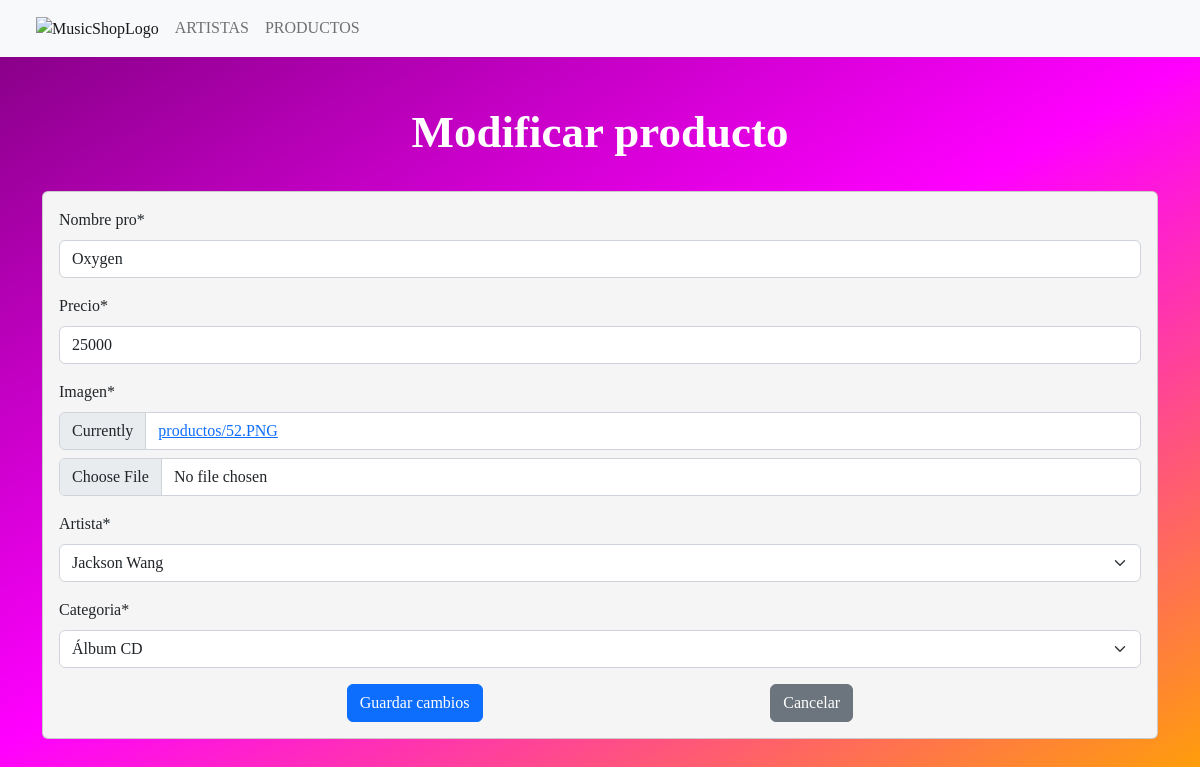
The page /modificar_producto/14 on the database its author committed.
### tienda/models.py (models this page shows, shortened)
class Producto(models.Model):
    nombre_pro = models.CharField(max_length=70)
    precio = models.IntegerField()
    imagen = models.ImageField(upload_to="productos",null=True)
    artista = models.ForeignKey(Artista, on_delete=models.PROTECT)
    categoria = models.ForeignKey(Tipo, on_delete=models.PROTECT)

### tienda/views.py (the view, shortened to what this page needs)
# urls.py: path('modificar_producto/<id>',views.modificar_producto, name='modificar-producto'),
def modificar_producto(request,id):
    producto = get_object_or_404(Producto,id=id)
    data = {'form': ProductoForm(instance=producto)}
    return render(request,'tienda/producto/modificar.html',data)

### tienda/forms.py
class ProductoForm(forms.ModelForm):
    class Meta:
        model = Producto
        fields = "__all__"

### tienda/models.py (called while the page is built)
    def __str__(self):
        return self.nombre

    def __str__(self):
        return self.nombre_tipo

### tienda/templates/tienda/producto/modificar.html (shortened to what this page needs)
{% extends 'tienda/base_admin.html'%}
{% load crispy_forms_tags %}
{% load crispy_forms_filters %}
{% block contenido %}
<br>
<br>
    <section class="container">
        <div class="d-flex justify-content-center "  id="titulo">
            <h2>Modificar producto</h2>
        </div>
        <br>
        <div class="row d-flex justify-content-center">
            <div class="col-12-md-6">
                <div class="card"  style="background-color: rgb(245, 245, 245);">
                    <div class="card-body">
                        <form action="" method="post" enctype="multipart/form-data">
                            {{form | crispy}}
                            <div class="d-flex justify-content-evenly">
                                <input type="submit" value="Guardar cambios" class="btn btn-primary">
                                <a class="btn btn-secondary" href="{% url 'listar-producto'%}" role="button">Cancelar</a>
                            </div>
                        </form>
                    </div>
                </div>
            </div>
        </div>
    </section>
    <br>
    <br>
{% endblock %}

### tienda/static/css/admin_style2.css (style rules this page uses)
* { font-family: monserrat; }
body { background: linear-gradient(150deg,purple, fuchsia,orange); min-height: 100vh; }
#titulo h2 { color: rgb(255, 255, 255); font-size: 45px; font-weight: 600; }

### rows shown on the page
Producto: nombre_pro "Oxygen", precio "25000", artista "Jackson Wang", categoria "Álbum CD"
